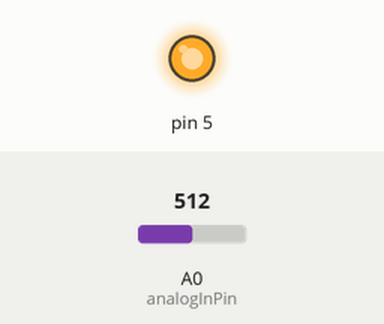
This sketch was run on a simulated Arduino Uno, built with avr-gcc and run on an emulated ATmega328P. Parts: output pins drawn as LEDs (lit = HIGH). The test bench sets the inputs (shaded band); at power-on: A0 (analogInPin) = 512. What the sketch prints to the serial monitor is not drawn.

Above: at 0.1 s.
Timing chart, 0 to 1.6 s (numbered marks = the images above):
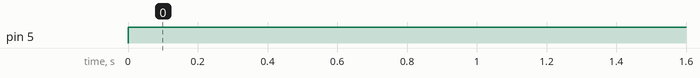

The sketch:

IRspectroShield.ino
```cpp
/*
Created by Arnav Ambre for "Measuring Blood Alcohol Concentration With Near-Infrared Spectroscopy"
Licsense: Attribution-NonCommercial-ShareAlike 4.0 International
*/
const int analogInPin = A0;  // Input pin for photodiode
const int analogOutPin = 9; // Output pin for 940 nm LED light source

int sensorValue = 0;        // initializate sensor variable
int outputValue = 0;        // initialize LED inensity variable

void setup() {
  // initialize serial communications at 9600 bps:
  Serial.begin(9600);
}

void loop() {
  analogWrite(5, 255);
  // read the sensor value
  sensorValue = analogRead(analogInPin);

  // print the results to the Serial Monitor:
  Serial.print(sensorValue);
  Serial.print("\n");

  // wait 30 milliseconds before the next loop for the analog-to-digital
  // converter to settle after the last reading:
  delay(30);
}
```

Measured:
- by itself, pin 5: LOW → HIGH at 0.00 s
